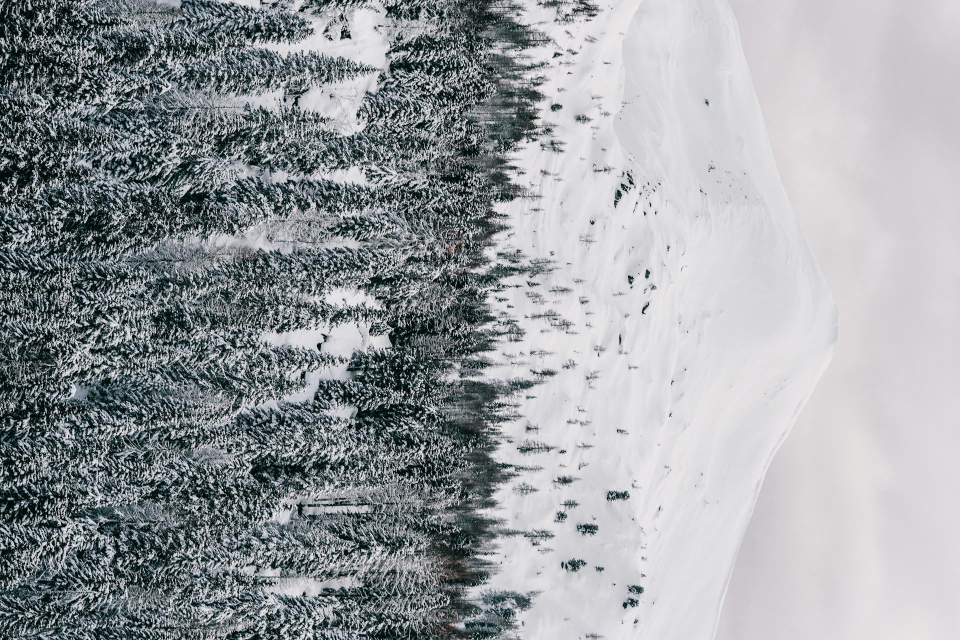
#> input picture image4.jpg, 1920 x 1280 px (shown at 1/2 size); the run also reads 1 picture not shown here
$ python feature_matching.py
#> lines starting #> are read from the running program, lines starting #| are printed output that depends on the picture
import cv2
import numpy as np

# Load two related images
img1 = cv2.imread('image4.jpg')  # Change filenames as needed
#> img1 is the input picture: shape (1280, 1920, 3); mean B, G, R 160.6, 157.3, 153.7
img2 = cv2.imread('image5.jpg')

# Resize both images to the same, smaller size
target_size = (800, 600)  # width, height
img1 = cv2.resize(img1, target_size)
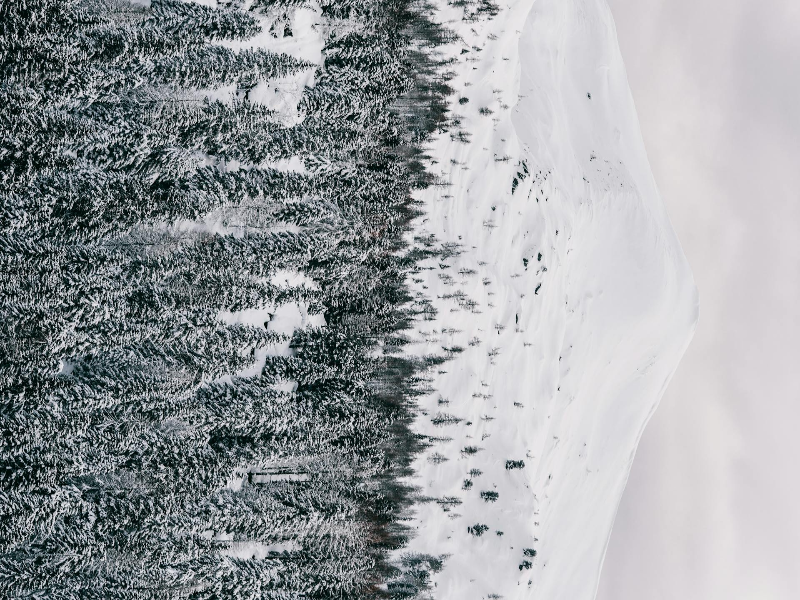
#> img1: shape (600, 800, 3); mean B, G, R 160.5, 157.3, 153.6
img2 = cv2.resize(img2, target_size)

# Convert to grayscale
gray1 = cv2.cvtColor(img1, cv2.COLOR_BGR2GRAY)
gray2 = cv2.cvtColor(img2, cv2.COLOR_BGR2GRAY)

# --- ORB Detector ---
orb = cv2.ORB_create()
# Resize to same height (optional but helps with visualization)
img2 = cv2.resize(img2, (img1.shape[1], img1.shape[0]))
kp1_orb, des1_orb = orb.detectAndCompute(gray1, None)
#> kp1_orb = 500 keypoints; strongest (x, y, size): (264, 324, 31), (353, 423, 31), (69, 494, 31), (48, 210, 31)
kp2_orb, des2_orb = orb.detectAndCompute(gray2, None)
#> kp2_orb has the same summary as kp1_orb

# --- SIFT Detector ---
sift = cv2.SIFT_create()
kp1_sift, des1_sift = sift.detectAndCompute(gray1, None)
#> kp1_sift = 5763 keypoints; strongest (x, y, size): (266, 324, 3), (298, 108, 2.4), (237, 94, 1.9), (18, 443, 2.1)
kp2_sift, des2_sift = sift.detectAndCompute(gray2, None)
#> kp2_sift has the same summary as kp1_sift

# --- Matcher (BFMatcher for both) ---
bf = cv2.BFMatcher(cv2.NORM_HAMMING, crossCheck=True)  # For ORB
matches_orb = bf.match(des1_orb, des2_orb)
#> matches_orb = 500 matches
matches_orb = sorted(matches_orb, key=lambda x: x.distance)

bf_sift = cv2.BFMatcher()  # For SIFT (uses L2 norm by default)
matches_sift = bf_sift.match(des1_sift, des2_sift)
#> matches_sift = 5763 matches
matches_sift = sorted(matches_sift, key=lambda x: x.distance)

# Draw and show ORB matches
img_matches_orb = cv2.drawMatches(img1, kp1_orb, img2, kp2_orb, matches_orb[:15], None, flags=2)
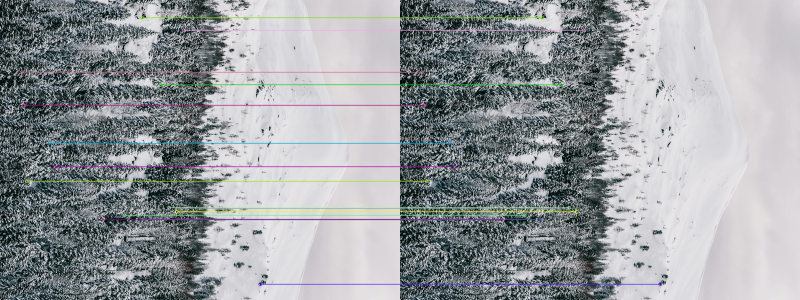
#> img_matches_orb: shape (600, 1600, 3) (shown at 1/2 size); mean B, G, R 160.1, 157.1, 153.4
cv2.imshow('ORB Matches', img_matches_orb)
cv2.imwrite('orb_matches.jpg', img_matches_orb)
cv2.waitKey(0)
cv2.destroyAllWindows()

# Draw and show SIFT matches
img_matches_sift = cv2.drawMatches(img1, kp1_sift, img2, kp2_sift, matches_sift[:30], None, flags=2)
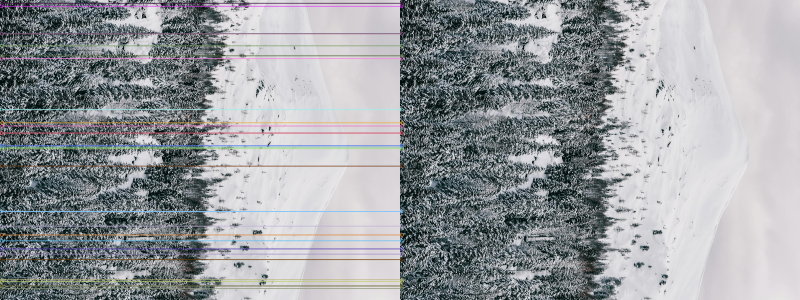
#> img_matches_sift: shape (600, 1600, 3) (shown at 1/2 size); mean B, G, R 159.9, 156.6, 153.7
cv2.imshow('SIFT Matches', img_matches_sift)
cv2.imwrite('sift_matches.jpg', img_matches_sift)
cv2.waitKey(0)
cv2.destroyAllWindows()

# Save output
cv2.imwrite('orb_matches.jpg', img_matches_orb)
cv2.imwrite('sift_matches.jpg', img_matches_sift)
print("[INFO] Match visualizations saved as 'orb_matches.jpg' and 'sift_matches.jpg'")
